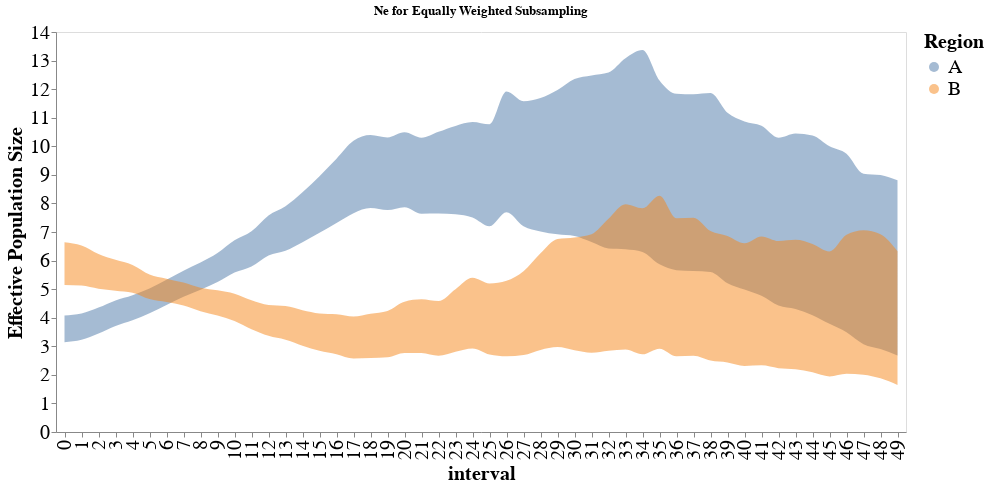

Source (notebook cell):
### Code cell
ne_summary.interval = ne_summary.interval.astype("int")
line = alt.Chart(ne_summary, title = "Ne for Equally Weighted Subsampling").mark_area(interpolate = "monotone", opacity = 0.5).encode(
    alt.X('interval:O', sort = "ascending"),
    alt.Y('lower_hpd_linear_50',axis=alt.Axis(title="Effective Population Size", grid=False)),#,scale=alt.Scale(domain=(0, 13))),
    alt.Y2('upper_hpd_linear_50' ),
    color=alt.Color('deme:N',  legend = alt.Legend(title = "Region", titleFontSize = 20, labelFontSize = 20) )
).properties(
    width=850,
    height=400
)


line.configure_axis(
    labelFontSize=20,
    titleFontSize=20
)

### Figure 1 — Vega-Lite specification as saved in the notebook (floating-point values rounded to 4 significant figures)
{"config": {"view": {"continuousWidth": 400, "continuousHeight": 300}, "axis": {"labelFontSize": 20, "titleFontSize": 20}}, "data": {"name": "data-f37d5d578e6d6f3e847f76e8dae28e97"}, "mark": {"type": "area", "interpolate": "monotone", "opacity": 0.5}, "encoding": {"color": {"field": "deme", "legend": {"labelFontSize": 20, "title": "Region", "titleFontSize": 20}, "type": "nominal"}, "x": {"field": "interval", "sort": "ascending", "type": "ordinal"}, "y": {"axis": {"grid": false, "title": "Effective Population Size"}, "field": "lower_hpd_linear_50", "type": "quantitative"}, "y2": {"field": "upper_hpd_linear_50"}}, "height": 400, "title": "Ne for Equally Weighted Subsampling", "width": 850, "$schema": "https://vega.github.io/schema/vega-lite/v4.17.0.json", "datasets": {"data-f37d5d578e6d6f3e847f76e8dae28e97": [{"deme": "A", "interval": 0, "mean_Ne_log": 1.3, "mean_Ne_linear": 19.94, "median_Ne_log": 1.285, "upper_hpd_log_95": 1.715, "lower_hpd_log_95": 0.9145, "upper_hpd_log_50": 1.406, "lower_hpd_log_50": 1.145, "upper_hpd_linear": 5.556, "lower_hpd_linear": 2.495, "upper_hpd_linear_50": 4.081, "lower_hpd_linear_50": 3.142}, {"deme": "A", "interval": 1, "mean_Ne_log": 1.327, "mean_Ne_linear": 21.22, "median_Ne_log": 1.313, "upper_hpd_log_95": 1.723, "lower_hpd_log_95": 0.953, "upper_hpd_log_50": 1.422, "lower_hpd_log_50": 1.171, "upper_hpd_linear": 5.6, "lower_hpd_linear": 2.593, "upper_hpd_linear_50": 4.147, "lower_hpd_linear_50": 3.226}, {"deme": "A", "interval": 2, "mean_Ne_log": 1.381, "mean_Ne_linear": 24.02, "median_Ne_log": 1.368, "upper_hpd_log_95": 1.733, "lower_hpd_log_95": 1.021, "upper_hpd_log_50": 1.471, "lower_hpd_log_50": 1.238, "upper_hpd_linear": 5.655, "lower_hpd_linear": 2.775, "upper_hpd_linear_50": 4.354, "lower_hpd_linear_50": 3.45}, {"deme": "A", "interval": 3, "mean_Ne_log": 1.435, "mean_Ne_linear": 27.2, "median_Ne_log": 1.421, "upper_hpd_log_95": 1.767, "lower_hpd_log_95": 1.103, "upper_hpd_log_50": 1.527, "lower_hpd_log_50": 1.312, "upper_hpd_linear": 5.854, "lower_hpd_linear": 3.014, "upper_hpd_linear_50": 4.603, "lower_hpd_linear_50": 3.712}, {"deme": "A", "interval": 4, "mean_Ne_log": 1.489, "mean_Ne_linear": 30.8, "median_Ne_log": 1.477, "upper_hpd_log_95": 1.784, "lower_hpd_log_95": 1.166, "upper_hpd_log_50": 1.566, "lower_hpd_log_50": 1.364, "upper_hpd_linear": 5.952, "lower_hpd_linear": 3.208, "upper_hpd_linear_50": 4.787, "lower_hpd_linear_50": 3.913}, {"deme": "A", "interval": 5, "mean_Ne_log": 1.543, "mean_Ne_linear": 34.88, "median_Ne_log": 1.531, "upper_hpd_log_95": 1.817, "lower_hpd_log_95": 1.234, "upper_hpd_log_50": 1.615, "lower_hpd_log_50": 1.425, "upper_hpd_linear": 6.154, "lower_hpd_linear": 3.435, "upper_hpd_linear_50": 5.026, "lower_hpd_linear_50": 4.158}, {"deme": "A", "interval": 6, "mean_Ne_log": 1.597, "mean_Ne_linear": 39.5, "median_Ne_log": 1.585, "upper_hpd_log_95": 1.86, "lower_hpd_log_95": 1.306, "upper_hpd_log_50": 1.673, "lower_hpd_log_50": 1.492, "upper_hpd_linear": 6.421, "lower_hpd_linear": 3.692, "upper_hpd_linear_50": 5.327, "lower_hpd_linear_50": 4.446}, {"deme": "A", "interval": 7, "mean_Ne_log": 1.651, "mean_Ne_linear": 44.73, "median_Ne_log": 1.639, "upper_hpd_log_95": 1.904, "lower_hpd_log_95": 1.376, "upper_hpd_log_50": 1.731, "lower_hpd_log_50": 1.555, "upper_hpd_linear": 6.715, "lower_hpd_linear": 3.959, "upper_hpd_linear_50": 5.648, "lower_hpd_linear_50": 4.737}, {"deme": "A", "interval": 8, "mean_Ne_log": 1.705, "mean_Ne_linear": 50.65, "median_Ne_log": 1.692, "upper_hpd_log_95": 1.931, "lower_hpd_log_95": 1.418, "upper_hpd_log_50": 1.78, "lower_hpd_log_50": 1.605, "upper_hpd_linear": 6.898, "lower_hpd_linear": 4.128, "upper_hpd_linear_50": 5.93, "lower_hpd_linear_50": 4.977}, {"deme": "A", "interval": 9, "mean_Ne_log": 1.759, "mean_Ne_linear": 57.35, "median_Ne_log": 1.746, "upper_hpd_log_95": 1.994, "lower_hpd_log_95": 1.485, "upper_hpd_log_50": 1.835, "lower_hpd_log_50": 1.658, "upper_hpd_linear": 7.344, "lower_hpd_linear": 4.416, "upper_hpd_linear_50": 6.264, "lower_hpd_linear_50": 5.249}, {"deme": "A", "interval": 10, "mean_Ne_log": 1.813, "mean_Ne_linear": 64.94, "median_Ne_log": 1.799, "upper_hpd_log_95": 2.072, "lower_hpd_log_95": 1.55, "upper_hpd_log_50": 1.903, "lower_hpd_log_50": 1.719, "upper_hpd_linear": 7.938, "lower_hpd_linear": 4.709, "upper_hpd_linear_50": 6.708, "lower_hpd_linear_50": 5.581}, {"deme": "A", "interval": 11, "mean_Ne_log": 1.866, "mean_Ne_linear": 73.54, "median_Ne_log": 1.854, "upper_hpd_log_95": 2.119, "lower_hpd_log_95": 1.576, "upper_hpd_log_50": 1.949, "lower_hpd_log_50": 1.757, "upper_hpd_linear": 8.319, "lower_hpd_linear": 4.836, "upper_hpd_linear_50": 7.024, "lower_hpd_linear_50": 5.795}, {"deme": "A", "interval": 12, "mean_Ne_log": 1.92, "mean_Ne_linear": 83.27, "median_Ne_log": 1.908, "upper_hpd_log_95": 2.192, "lower_hpd_log_95": 1.621, "upper_hpd_log_50": 2.025, "lower_hpd_log_50": 1.821, "upper_hpd_linear": 8.95, "lower_hpd_linear": 5.059, "upper_hpd_linear_50": 7.578, "lower_hpd_linear_50": 6.18}, {"deme": "A", "interval": 13, "mean_Ne_log": 1.974, "mean_Ne_linear": 94.29, "median_Ne_log": 1.963, "upper_hpd_log_95": 2.274, "lower_hpd_log_95": 1.664, "upper_hpd_log_50": 2.067, "lower_hpd_log_50": 1.847, "upper_hpd_linear": 9.72, "lower_hpd_linear": 5.282, "upper_hpd_linear_50": 7.901, "lower_hpd_linear_50": 6.344}, {"deme": "A", "interval": 14, "mean_Ne_log": 2.028, "mean_Ne_linear": 106.8, "median_Ne_log": 2.016, "upper_hpd_log_95": 2.356, "lower_hpd_log_95": 1.705, "upper_hpd_log_50": 2.127, "lower_hpd_log_50": 1.893, "upper_hpd_linear": 10.54, "lower_hpd_linear": 5.501, "upper_hpd_linear_50": 8.39, "lower_hpd_linear_50": 6.642}, {"deme": "A", "interval": 15, "mean_Ne_log": 2.082, "mean_Ne_linear": 120.9, "median_Ne_log": 2.069, "upper_hpd_log_95": 2.42, "lower_hpd_log_95": 1.722, "upper_hpd_log_50": 2.192, "lower_hpd_log_50": 1.942, "upper_hpd_linear": 11.24, "lower_hpd_linear": 5.595, "upper_hpd_linear_50": 8.952, "lower_hpd_linear_50": 6.97}, {"deme": "A", "interval": 16, "mean_Ne_log": 2.136, "mean_Ne_linear": 136.9, "median_Ne_log": 2.122, "upper_hpd_log_95": 2.507, "lower_hpd_log_95": 1.751, "upper_hpd_log_50": 2.258, "lower_hpd_log_50": 1.99, "upper_hpd_linear": 12.26, "lower_hpd_linear": 5.76, "upper_hpd_linear_50": 9.564, "lower_hpd_linear_50": 7.314}, {"deme": "A", "interval": 17, "mean_Ne_log": 2.19, "mean_Ne_linear": 155.0, "median_Ne_log": 2.176, "upper_hpd_log_95": 2.578, "lower_hpd_log_95": 1.766, "upper_hpd_log_50": 2.321, "lower_hpd_log_50": 2.036, "upper_hpd_linear": 13.17, "lower_hpd_linear": 5.847, "upper_hpd_linear_50": 10.19, "lower_hpd_linear_50": 7.66}, {"deme": "A", "interval": 18, "mean_Ne_log": 2.194, "mean_Ne_linear": 156.5, "median_Ne_log": 2.179, "upper_hpd_log_95": 2.563, "lower_hpd_log_95": 1.777, "upper_hpd_log_50": 2.341, "lower_hpd_log_50": 2.059, "upper_hpd_linear": 12.98, "lower_hpd_linear": 5.913, "upper_hpd_linear_50": 10.39, "lower_hpd_linear_50": 7.838}, {"deme": "A", "interval": 19, "mean_Ne_log": 2.188, "mean_Ne_linear": 154.3, "median_Ne_log": 2.175, "upper_hpd_log_95": 2.556, "lower_hpd_log_95": 1.782, "upper_hpd_log_50": 2.333, "lower_hpd_log_50": 2.05, "upper_hpd_linear": 12.88, "lower_hpd_linear": 5.941, "upper_hpd_linear_50": 10.31, "lower_hpd_linear_50": 7.766}, {"deme": "A", "interval": 20, "mean_Ne_log": 2.182, "mean_Ne_linear": 152.2, "median_Ne_log": 2.174, "upper_hpd_log_95": 2.562, "lower_hpd_log_95": 1.761, "upper_hpd_log_50": 2.35, "lower_hpd_log_50": 2.063, "upper_hpd_linear": 12.96, "lower_hpd_linear": 5.819, "upper_hpd_linear_50": 10.49, "lower_hpd_linear_50": 7.868}, {"deme": "A", "interval": 21, "mean_Ne_log": 2.176, "mean_Ne_linear": 150.1, "median_Ne_log": 2.173, "upper_hpd_log_95": 2.594, "lower_hpd_log_95": 1.73, "upper_hpd_log_50": 2.332, "lower_hpd_log_50": 2.034, "upper_hpd_linear": 13.39, "lower_hpd_linear": 5.639, "upper_hpd_linear_50": 10.3, "lower_hpd_linear_50": 7.642}, {"deme": "A", "interval": 22, "mean_Ne_log": 2.17, "mean_Ne_linear": 148.1, "median_Ne_log": 2.171, "upper_hpd_log_95": 2.64, "lower_hpd_log_95": 1.685, "upper_hpd_log_50": 2.352, "lower_hpd_log_50": 2.034, "upper_hpd_linear": 14.02, "lower_hpd_linear": 5.393, "upper_hpd_linear_50": 10.5, "lower_hpd_linear_50": 7.646}, {"deme": "A", "interval": 23, "mean_Ne_log": 2.164, "mean_Ne_linear": 146.0, "median_Ne_log": 2.172, "upper_hpd_log_95": 2.668, "lower_hpd_log_95": 1.605, "upper_hpd_log_50": 2.371, "lower_hpd_log_50": 2.03, "upper_hpd_linear": 14.42, "lower_hpd_linear": 4.979, "upper_hpd_linear_50": 10.71, "lower_hpd_linear_50": 7.617}, {"deme": "A", "interval": 24, "mean_Ne_log": 2.158, "mean_Ne_linear": 144.0, "median_Ne_log": 2.171, "upper_hpd_log_95": 2.683, "lower_hpd_log_95": 1.512, "upper_hpd_log_50": 2.384, "lower_hpd_log_50": 2.016, "upper_hpd_linear": 14.63, "lower_hpd_linear": 4.535, "upper_hpd_linear_50": 10.85, "lower_hpd_linear_50": 7.506}, {"deme": "A", "interval": 25, "mean_Ne_log": 2.152, "mean_Ne_linear": 142.1, "median_Ne_log": 2.171, "upper_hpd_log_95": 2.769, "lower_hpd_log_95": 1.489, "upper_hpd_log_50": 2.377, "lower_hpd_log_50": 1.974, "upper_hpd_linear": 15.95, "lower_hpd_linear": 4.432, "upper_hpd_linear_50": 10.77, "lower_hpd_linear_50": 7.2}, {"deme": "A", "interval": 26, "mean_Ne_log": 2.146, "mean_Ne_linear": 140.1, "median_Ne_log": 2.173, "upper_hpd_log_95": 2.826, "lower_hpd_log_95": 1.443, "upper_hpd_log_50": 2.478, "lower_hpd_log_50": 2.04, "upper_hpd_linear": 16.87, "lower_hpd_linear": 4.234, "upper_hpd_linear_50": 11.91, "lower_hpd_linear_50": 7.691}, {"deme": "A", "interval": 27, "mean_Ne_log": 2.14, "mean_Ne_linear": 138.2, "median_Ne_log": 2.174, "upper_hpd_log_95": 2.853, "lower_hpd_log_95": 1.356, "upper_hpd_log_50": 2.449, "lower_hpd_log_50": 1.974, "upper_hpd_linear": 17.34, "lower_hpd_linear": 3.881, "upper_hpd_linear_50": 11.58, "lower_hpd_linear_50": 7.2}, {"deme": "A", "interval": 28, "mean_Ne_log": 2.134, "mean_Ne_linear": 136.3, "median_Ne_log": 2.172, "upper_hpd_log_95": 2.926, "lower_hpd_log_95": 1.303, "upper_hpd_log_50": 2.459, "lower_hpd_log_50": 1.949, "upper_hpd_linear": 18.65, "lower_hpd_linear": 3.68, "upper_hpd_linear_50": 11.69, "lower_hpd_linear_50": 7.021}, {"deme": "A", "interval": 29, "mean_Ne_log": 2.128, "mean_Ne_linear": 134.4, "median_Ne_log": 2.171, "upper_hpd_log_95": 2.975, "lower_hpd_log_95": 1.225, "upper_hpd_log_50": 2.483, "lower_hpd_log_50": 1.934, "upper_hpd_linear": 19.59, "lower_hpd_linear": 3.404, "upper_hpd_linear_50": 11.97, "lower_hpd_linear_50": 6.919}, {"deme": "A", "interval": 30, "mean_Ne_log": 2.122, "mean_Ne_linear": 132.6, "median_Ne_log": 2.167, "upper_hpd_log_95": 3.003, "lower_hpd_log_95": 1.119, "upper_hpd_log_50": 2.514, "lower_hpd_log_50": 1.926, "upper_hpd_linear": 20.15, "lower_hpd_linear": 3.063, "upper_hpd_linear_50": 12.35, "lower_hpd_linear_50": 6.86}, {"deme": "A", "interval": 31, "mean_Ne_log": 2.117, "mean_Ne_linear": 130.8, "median_Ne_log": 2.166, "upper_hpd_log_95": 3.042, "lower_hpd_log_95": 1.013, "upper_hpd_log_50": 2.524, "lower_hpd_log_50": 1.894, "upper_hpd_linear": 20.94, "lower_hpd_linear": 2.755, "upper_hpd_linear_50": 12.48, "lower_hpd_linear_50": 6.649}, {"deme": "A", "interval": 32, "mean_Ne_log": 2.111, "mean_Ne_linear": 129.0, "median_Ne_log": 2.161, "upper_hpd_log_95": 3.105, "lower_hpd_log_95": 0.939, "upper_hpd_log_50": 2.532, "lower_hpd_log_50": 1.86, "upper_hpd_linear": 22.31, "lower_hpd_linear": 2.557, "upper_hpd_linear_50": 12.58, "lower_hpd_linear_50": 6.424}, {"deme": "A", "interval": 33, "mean_Ne_log": 2.105, "mean_Ne_linear": 127.2, "median_Ne_log": 2.155, "upper_hpd_log_95": 3.174, "lower_hpd_log_95": 0.8644, "upper_hpd_log_50": 2.571, "lower_hpd_log_50": 1.856, "upper_hpd_linear": 23.91, "lower_hpd_linear": 2.374, "upper_hpd_linear_50": 13.08, "lower_hpd_linear_50": 6.395}, {"deme": "A", "interval": 34, "mean_Ne_log": 2.094, "mean_Ne_linear": 124.2, "median_Ne_log": 2.149, "upper_hpd_log_95": 3.267, "lower_hpd_log_95": 0.8467, "upper_hpd_log_50": 2.593, "lower_hpd_log_50": 1.841, "upper_hpd_linear": 26.23, "lower_hpd_linear": 2.332, "upper_hpd_linear_50": 13.37, "lower_hpd_linear_50": 6.303}, {"deme": "A", "interval": 35, "mean_Ne_log": 2.061, "mean_Ne_linear": 115.0, "median_Ne_log": 2.114, "upper_hpd_log_95": 3.204, "lower_hpd_log_95": 0.8243, "upper_hpd_log_50": 2.51, "lower_hpd_log_50": 1.769, "upper_hpd_linear": 24.63, "lower_hpd_linear": 2.28, "upper_hpd_linear_50": 12.3, "lower_hpd_linear_50": 5.867}, {"deme": "A", "interval": 36, "mean_Ne_log": 2.028, "mean_Ne_linear": 106.5, "median_Ne_log": 2.082, "upper_hpd_log_95": 3.131, "lower_hpd_log_95": 0.7708, "upper_hpd_log_50": 2.471, "lower_hpd_log_50": 1.734, "upper_hpd_linear": 22.89, "lower_hpd_linear": 2.161, "upper_hpd_linear_50": 11.84, "lower_hpd_linear_50": 5.664}, {"deme": "A", "interval": 37, "mean_Ne_log": 1.994, "mean_Ne_linear": 98.69, "median_Ne_log": 2.042, "upper_hpd_log_95": 3.091, "lower_hpd_log_95": 0.7217, "upper_hpd_log_50": 2.47, "lower_hpd_log_50": 1.729, "upper_hpd_linear": 21.99, "lower_hpd_linear": 2.058, "upper_hpd_linear_50": 11.82, "lower_hpd_linear_50": 5.637}, {"deme": "A", "interval": 38, "mean_Ne_log": 1.961, "mean_Ne_linear": 91.42, "median_Ne_log": 2.007, "upper_hpd_log_95": 3.061, "lower_hpd_log_95": 0.6514, "upper_hpd_log_50": 2.473, "lower_hpd_log_50": 1.723, "upper_hpd_linear": 21.34, "lower_hpd_linear": 1.918, "upper_hpd_linear_50": 11.86, "lower_hpd_linear_50": 5.601}, {"deme": "A", "interval": 39, "mean_Ne_log": 1.928, "mean_Ne_linear": 84.68, "median_Ne_log": 1.973, "upper_hpd_log_95": 3.031, "lower_hpd_log_95": 0.5874, "upper_hpd_log_50": 2.414, "lower_hpd_log_50": 1.65, "upper_hpd_linear": 20.72, "lower_hpd_linear": 1.799, "upper_hpd_linear_50": 11.17, "lower_hpd_linear_50": 5.209}, {"deme": "A", "interval": 40, "mean_Ne_log": 1.895, "mean_Ne_linear": 78.44, "median_Ne_log": 1.936, "upper_hpd_log_95": 3.053, "lower_hpd_log_95": 0.5254, "upper_hpd_log_50": 2.386, "lower_hpd_log_50": 1.606, "upper_hpd_linear": 21.19, "lower_hpd_linear": 1.691, "upper_hpd_linear_50": 10.87, "lower_hpd_linear_50": 4.985}, {"deme": "A", "interval": 41, "mean_Ne_log": 1.861, "mean_Ne_linear": 72.66, "median_Ne_log": 1.9, "upper_hpd_log_95": 3.119, "lower_hpd_log_95": 0.5164, "upper_hpd_log_50": 2.372, "lower_hpd_log_50": 1.562, "upper_hpd_linear": 22.62, "lower_hpd_linear": 1.676, "upper_hpd_linear_50": 10.72, "lower_hpd_linear_50": 4.768}, {"deme": "A", "interval": 42, "mean_Ne_log": 1.828, "mean_Ne_linear": 67.31, "median_Ne_log": 1.864, "upper_hpd_log_95": 3.091, "lower_hpd_log_95": 0.3985, "upper_hpd_log_50": 2.332, "lower_hpd_log_50": 1.487, "upper_hpd_linear": 22.0, "lower_hpd_linear": 1.49, "upper_hpd_linear_50": 10.3, "lower_hpd_linear_50": 4.425}, {"deme": "A", "interval": 43, "mean_Ne_log": 1.795, "mean_Ne_linear": 62.35, "median_Ne_log": 1.829, "upper_hpd_log_95": 3.152, "lower_hpd_log_95": 0.3729, "upper_hpd_log_50": 2.347, "lower_hpd_log_50": 1.459, "upper_hpd_linear": 23.38, "lower_hpd_linear": 1.452, "upper_hpd_linear_50": 10.45, "lower_hpd_linear_50": 4.302}, {"deme": "A", "interval": 44, "mean_Ne_log": 1.762, "mean_Ne_linear": 57.75, "median_Ne_log": 1.792, "upper_hpd_log_95": 3.152, "lower_hpd_log_95": 0.2485, "upper_hpd_log_50": 2.34, "lower_hpd_log_50": 1.408, "upper_hpd_linear": 23.39, "lower_hpd_linear": 1.282, "upper_hpd_linear_50": 10.38, "lower_hpd_linear_50": 4.09}, {"deme": "A", "interval": 45, "mean_Ne_log": 1.728, "mean_Ne_linear": 53.5, "median_Ne_log": 1.755, "upper_hpd_log_95": 3.222, "lower_hpd_log_95": 0.2023, "upper_hpd_log_50": 2.303, "lower_hpd_log_50": 1.331, "upper_hpd_linear": 25.07, "lower_hpd_linear": 1.224, "upper_hpd_linear_50": 10.0, "lower_hpd_linear_50": 3.786}, {"deme": "A", "interval": 46, "mean_Ne_log": 1.695, "mean_Ne_linear": 49.56, "median_Ne_log": 1.719, "upper_hpd_log_95": 3.234, "lower_hpd_log_95": 0.08539, "upper_hpd_log_50": 2.276, "lower_hpd_log_50": 1.25, "upper_hpd_linear": 25.39, "lower_hpd_linear": 1.089, "upper_hpd_linear_50": 9.741, "lower_hpd_linear_50": 3.491}, {"deme": "A", "interval": 47, "mean_Ne_log": 1.662, "mean_Ne_linear": 45.91, "median_Ne_log": 1.679, "upper_hpd_log_95": 3.221, "lower_hpd_log_95": -0.06925, "upper_hpd_log_50": 2.202, "lower_hpd_log_50": 1.123, "upper_hpd_linear": 25.06, "lower_hpd_linear": 0.9331, "upper_hpd_linear_50": 9.04, "lower_hpd_linear_50": 3.075}, {"deme": "A", "interval": 48, "mean_Ne_log": 1.629, "mean_Ne_linear": 42.52, "median_Ne_log": 1.644, "upper_hpd_log_95": 3.412, "lower_hpd_log_95": -0.02579, "upper_hpd_log_50": 2.196, "lower_hpd_log_50": 1.067, "upper_hpd_linear": 30.34, "lower_hpd_linear": 0.9745, "upper_hpd_linear_50": 8.993, "lower_hpd_linear_50": 2.906}, {"deme": "A", "interval": 49, "mean_Ne_log": 1.595, "mean_Ne_linear": 39.39, "median_Ne_log": 1.61, "upper_hpd_log_95": 3.358, "lower_hpd_log_95": -0.2325, "upper_hpd_log_50": 2.176, "lower_hpd_log_50": 0.9857, "upper_hpd_linear": 28.72, "lower_hpd_linear": 0.7925, "upper_hpd_linear_50": 8.807, "lower_hpd_linear_50": 2.68}, {"deme": "B", "interval": 0, "mean_Ne_log": 1.802, "mean_Ne_linear": 63.38, "median_Ne_log": 1.781, "upper_hpd_log_95": 2.21, "lower_hpd_log_95": 1.386, "upper_hpd_log_50": 1.894, "lower_hpd_log_50": 1.639, "upper_hpd_linear": 9.12, "lower_hpd_linear": 4.0, "upper_hpd_linear_50": 6.644, "lower_hpd_linear_50": 5.148}, {"deme": "B", "interval": 1, "mean_Ne_log": 1.787, "mean_Ne_linear": 61.2, "median_Ne_log": 1.766, "upper_hpd_log_95": 2.192, "lower_hpd_log_95": 1.401, "upper_hpd_log_50": 1.877, "lower_hpd_log_50": 1.634, "upper_hpd_linear": 8.951, "lower_hpd_linear": 4.06, "upper_hpd_linear_50": 6.531, "lower_hpd_linear_50": 5.125}, {"deme": "B", "interval": 2, "mean_Ne_log": 1.756, "mean_Ne_linear": 57.08, "median_Ne_log": 1.734, "upper_hpd_log_95": 2.098, "lower_hpd_log_95": 1.381, "upper_hpd_log_50": 1.83, "lower_hpd_log_50": 1.612, "upper_hpd_linear": 8.151, "lower_hpd_linear": 3.978, "upper_hpd_linear_50": 6.233, "lower_hpd_linear_50": 5.015}, {"deme": "B", "interval": 3, "mean_Ne_log": 1.726, "mean_Ne_linear": 53.23, "median_Ne_log": 1.705, "upper_hpd_log_95": 2.045, "lower_hpd_log_95": 1.388, "upper_hpd_log_50": 1.796, "lower_hpd_log_50": 1.599, "upper_hpd_linear": 7.727, "lower_hpd_linear": 4.007, "upper_hpd_linear_50": 6.028, "lower_hpd_linear_50": 4.948}, {"deme": "B", "interval": 4, "mean_Ne_log": 1.696, "mean_Ne_linear": 49.64, "median_Ne_log": 1.676, "upper_hpd_log_95": 1.99, "lower_hpd_log_95": 1.381, "upper_hpd_log_50": 1.766, "lower_hpd_log_50": 1.584, "upper_hpd_linear": 7.317, "lower_hpd_linear": 3.979, "upper_hpd_linear_50": 5.847, "lower_hpd_linear_50": 4.873}, {"deme": "B", "interval": 5, "mean_Ne_log": 1.666, "mean_Ne_linear": 46.3, "median_Ne_log": 1.645, "upper_hpd_log_95": 1.941, "lower_hpd_log_95": 1.357, "upper_hpd_log_50": 1.707, "lower_hpd_log_50": 1.537, "upper_hpd_linear": 6.965, "lower_hpd_linear": 3.883, "upper_hpd_linear_50": 5.512, "lower_hpd_linear_50": 4.652}, {"deme": "B", "interval": 6, "mean_Ne_log": 1.635, "mean_Ne_linear": 43.18, "median_Ne_log": 1.614, "upper_hpd_log_95": 1.914, "lower_hpd_log_95": 1.341, "upper_hpd_log_50": 1.68, "lower_hpd_log_50": 1.515, "upper_hpd_linear": 6.782, "lower_hpd_linear": 3.825, "upper_hpd_linear_50": 5.368, "lower_hpd_linear_50": 4.549}, {"deme": "B", "interval": 7, "mean_Ne_log": 1.605, "mean_Ne_linear": 40.27, "median_Ne_log": 1.582, "upper_hpd_log_95": 1.896, "lower_hpd_log_95": 1.309, "upper_hpd_log_50": 1.655, "lower_hpd_log_50": 1.487, "upper_hpd_linear": 6.658, "lower_hpd_linear": 3.703, "upper_hpd_linear_50": 5.232, "lower_hpd_linear_50": 4.424}, {"deme": "B", "interval": 8, "mean_Ne_log": 1.575, "mean_Ne_linear": 37.55, "median_Ne_log": 1.55, "upper_hpd_log_95": 1.882, "lower_hpd_log_95": 1.269, "upper_hpd_log_50": 1.62, "lower_hpd_log_50": 1.441, "upper_hpd_linear": 6.565, "lower_hpd_linear": 3.559, "upper_hpd_linear_50": 5.052, "lower_hpd_linear_50": 4.226}, {"deme": "B", "interval": 9, "mean_Ne_log": 1.544, "mean_Ne_linear": 35.02, "median_Ne_log": 1.516, "upper_hpd_log_95": 1.896, "lower_hpd_log_95": 1.234, "upper_hpd_log_50": 1.602, "lower_hpd_log_50": 1.405, "upper_hpd_linear": 6.662, "lower_hpd_linear": 3.434, "upper_hpd_linear_50": 4.961, "lower_hpd_linear_50": 4.076}, {"deme": "B", "interval": 10, "mean_Ne_log": 1.514, "mean_Ne_linear": 32.66, "median_Ne_log": 1.483, "upper_hpd_log_95": 1.883, "lower_hpd_log_95": 1.162, "upper_hpd_log_50": 1.577, "lower_hpd_log_50": 1.357, "upper_hpd_linear": 6.572, "lower_hpd_linear": 3.196, "upper_hpd_linear_50": 4.841, "lower_hpd_linear_50": 3.884}, {"deme": "B", "interval": 11, "mean_Ne_log": 1.484, "mean_Ne_linear": 30.46, "median_Ne_log": 1.451, "upper_hpd_log_95": 1.884, "lower_hpd_log_95": 1.096, "upper_hpd_log_50": 1.528, "lower_hpd_log_50": 1.281, "upper_hpd_linear": 6.58, "lower_hpd_linear": 2.991, "upper_hpd_linear_50": 4.609, "lower_hpd_linear_50": 3.599}, {"deme": "B", "interval": 12, "mean_Ne_log": 1.453, "mean_Ne_linear": 28.41, "median_Ne_log": 1.42, "upper_hpd_log_95": 1.915, "lower_hpd_log_95": 1.054, "upper_hpd_log_50": 1.491, "lower_hpd_log_50": 1.213, "upper_hpd_linear": 6.788, "lower_hpd_linear": 2.869, "upper_hpd_linear_50": 4.444, "lower_hpd_linear_50": 3.365}, {"deme": "B", "interval": 13, "mean_Ne_log": 1.423, "mean_Ne_linear": 26.49, "median_Ne_log": 1.388, "upper_hpd_log_95": 1.923, "lower_hpd_log_95": 0.9875, "upper_hpd_log_50": 1.483, "lower_hpd_log_50": 1.172, "upper_hpd_linear": 6.839, "lower_hpd_linear": 2.685, "upper_hpd_linear_50": 4.407, "lower_hpd_linear_50": 3.227}, {"deme": "B", "interval": 14, "mean_Ne_log": 1.393, "mean_Ne_linear": 24.71, "median_Ne_log": 1.357, "upper_hpd_log_95": 1.946, "lower_hpd_log_95": 0.9367, "upper_hpd_log_50": 1.45, "lower_hpd_log_50": 1.106, "upper_hpd_linear": 6.999, "lower_hpd_linear": 2.552, "upper_hpd_linear_50": 4.262, "lower_hpd_linear_50": 3.021}, {"deme": "B", "interval": 15, "mean_Ne_log": 1.363, "mean_Ne_linear": 23.04, "median_Ne_log": 1.325, "upper_hpd_log_95": 1.955, "lower_hpd_log_95": 0.8702, "upper_hpd_log_50": 1.423, "lower_hpd_log_50": 1.044, "upper_hpd_linear": 7.066, "lower_hpd_linear": 2.387, "upper_hpd_linear_50": 4.15, "lower_hpd_linear_50": 2.842}, {"deme": "B", "interval": 16, "mean_Ne_log": 1.332, "mean_Ne_linear": 21.49, "median_Ne_log": 1.294, "upper_hpd_log_95": 1.924, "lower_hpd_log_95": 0.766, "upper_hpd_log_50": 1.416, "lower_hpd_log_50": 1.002, "upper_hpd_linear": 6.845, "lower_hpd_linear": 2.151, "upper_hpd_linear_50": 4.121, "lower_hpd_linear_50": 2.723}, {"deme": "B", "interval": 17, "mean_Ne_log": 1.302, "mean_Ne_linear": 20.04, "median_Ne_log": 1.263, "upper_hpd_log_95": 1.964, "lower_hpd_log_95": 0.7336, "upper_hpd_log_50": 1.397, "lower_hpd_log_50": 0.9439, "upper_hpd_linear": 7.127, "lower_hpd_linear": 2.083, "upper_hpd_linear_50": 4.042, "lower_hpd_linear_50": 2.57}, {"deme": "B", "interval": 18, "mean_Ne_log": 1.301, "mean_Ne_linear": 20.0, "median_Ne_log": 1.264, "upper_hpd_log_95": 1.946, "lower_hpd_log_95": 0.7085, "upper_hpd_log_50": 1.421, "lower_hpd_log_50": 0.9515, "upper_hpd_linear": 7.003, "lower_hpd_linear": 2.031, "upper_hpd_linear_50": 4.14, "lower_hpd_linear_50": 2.59}, {"deme": "B", "interval": 19, "mean_Ne_log": 1.306, "mean_Ne_linear": 20.22, "median_Ne_log": 1.279, "upper_hpd_log_95": 1.958, "lower_hpd_log_95": 0.6959, "upper_hpd_log_50": 1.444, "lower_hpd_log_50": 0.9614, "upper_hpd_linear": 7.085, "lower_hpd_linear": 2.005, "upper_hpd_linear_50": 4.238, "lower_hpd_linear_50": 2.615}, {"deme": "B", "interval": 20, "mean_Ne_log": 1.311, "mean_Ne_linear": 20.45, "median_Ne_log": 1.292, "upper_hpd_log_95": 1.985, "lower_hpd_log_95": 0.6728, "upper_hpd_log_50": 1.518, "lower_hpd_log_50": 1.019, "upper_hpd_linear": 7.282, "lower_hpd_linear": 1.96, "upper_hpd_linear_50": 4.562, "lower_hpd_linear_50": 2.769}, {"deme": "B", "interval": 21, "mean_Ne_log": 1.316, "mean_Ne_linear": 20.68, "median_Ne_log": 1.303, "upper_hpd_log_95": 2.005, "lower_hpd_log_95": 0.6095, "upper_hpd_log_50": 1.536, "lower_hpd_log_50": 1.016, "upper_hpd_linear": 7.427, "lower_hpd_linear": 1.839, "upper_hpd_linear_50": 4.645, "lower_hpd_linear_50": 2.763}, {"deme": "B", "interval": 22, "mean_Ne_log": 1.321, "mean_Ne_linear": 20.92, "median_Ne_log": 1.313, "upper_hpd_log_95": 2.065, "lower_hpd_log_95": 0.5849, "upper_hpd_log_50": 1.522, "lower_hpd_log_50": 0.9809, "upper_hpd_linear": 7.888, "lower_hpd_linear": 1.795, "upper_hpd_linear_50": 4.583, "lower_hpd_linear_50": 2.667}, {"deme": "B", "interval": 23, "mean_Ne_log": 1.325, "mean_Ne_linear": 21.16, "median_Ne_log": 1.327, "upper_hpd_log_95": 2.117, "lower_hpd_log_95": 0.5347, "upper_hpd_log_50": 1.609, "lower_hpd_log_50": 1.032, "upper_hpd_linear": 8.308, "lower_hpd_linear": 1.707, "upper_hpd_linear_50": 4.998, "lower_hpd_linear_50": 2.806}, {"deme": "B", "interval": 24, "mean_Ne_log": 1.33, "mean_Ne_linear": 21.4, "median_Ne_log": 1.339, "upper_hpd_log_95": 2.138, "lower_hpd_log_95": 0.4557, "upper_hpd_log_50": 1.686, "lower_hpd_log_50": 1.072, "upper_hpd_linear": 8.485, "lower_hpd_linear": 1.577, "upper_hpd_linear_50": 5.398, "lower_hpd_linear_50": 2.922}, {"deme": "B", "interval": 25, "mean_Ne_log": 1.335, "mean_Ne_linear": 21.64, "median_Ne_log": 1.35, "upper_hpd_log_95": 2.177, "lower_hpd_log_95": 0.3758, "upper_hpd_log_50": 1.649, "lower_hpd_log_50": 0.9977, "upper_hpd_linear": 8.821, "lower_hpd_linear": 1.456, "upper_hpd_linear_50": 5.201, "lower_hpd_linear_50": 2.712}, {"deme": "B", "interval": 26, "mean_Ne_log": 1.34, "mean_Ne_linear": 21.88, "median_Ne_log": 1.362, "upper_hpd_log_95": 2.222, "lower_hpd_log_95": 0.2953, "upper_hpd_log_50": 1.667, "lower_hpd_log_50": 0.9747, "upper_hpd_linear": 9.228, "lower_hpd_linear": 1.344, "upper_hpd_linear_50": 5.295, "lower_hpd_linear_50": 2.65}, {"deme": "B", "interval": 27, "mean_Ne_log": 1.345, "mean_Ne_linear": 22.13, "median_Ne_log": 1.372, "upper_hpd_log_95": 2.338, "lower_hpd_log_95": 0.2669, "upper_hpd_log_50": 1.728, "lower_hpd_log_50": 0.9915, "upper_hpd_linear": 10.36, "lower_hpd_linear": 1.306, "upper_hpd_linear_50": 5.629, "lower_hpd_linear_50": 2.695}, {"deme": "B", "interval": 28, "mean_Ne_log": 1.35, "mean_Ne_linear": 22.38, "median_Ne_log": 1.381, "upper_hpd_log_95": 2.409, "lower_hpd_log_95": 0.1963, "upper_hpd_log_50": 1.834, "lower_hpd_log_50": 1.056, "upper_hpd_linear": 11.12, "lower_hpd_linear": 1.217, "upper_hpd_linear_50": 6.256, "lower_hpd_linear_50": 2.874}, {"deme": "B", "interval": 29, "mean_Ne_log": 1.355, "mean_Ne_linear": 22.63, "median_Ne_log": 1.393, "upper_hpd_log_95": 2.522, "lower_hpd_log_95": 0.157, "upper_hpd_log_50": 1.911, "lower_hpd_log_50": 1.089, "upper_hpd_linear": 12.46, "lower_hpd_linear": 1.17, "upper_hpd_linear_50": 6.757, "lower_hpd_linear_50": 2.971}, {"deme": "B", "interval": 30, "mean_Ne_log": 1.36, "mean_Ne_linear": 22.89, "median_Ne_log": 1.403, "upper_hpd_log_95": 2.557, "lower_hpd_log_95": 0.04612, "upper_hpd_log_50": 1.919, "lower_hpd_log_50": 1.053, "upper_hpd_linear": 12.9, "lower_hpd_linear": 1.047, "upper_hpd_linear_50": 6.812, "lower_hpd_linear_50": 2.865}, {"deme": "B", "interval": 31, "mean_Ne_log": 1.365, "mean_Ne_linear": 23.15, "median_Ne_log": 1.413, "upper_hpd_log_95": 2.638, "lower_hpd_log_95": -0.03671, "upper_hpd_log_50": 1.935, "lower_hpd_log_50": 1.021, "upper_hpd_linear": 13.99, "lower_hpd_linear": 0.964, "upper_hpd_linear_50": 6.924, "lower_hpd_linear_50": 2.776}, {"deme": "B", "interval": 32, "mean_Ne_log": 1.369, "mean_Ne_linear": 23.41, "median_Ne_log": 1.424, "upper_hpd_log_95": 2.722, "lower_hpd_log_95": -0.1095, "upper_hpd_log_50": 2.01, "lower_hpd_log_50": 1.045, "upper_hpd_linear": 15.21, "lower_hpd_linear": 0.8963, "upper_hpd_linear_50": 7.466, "lower_hpd_linear_50": 2.845}, {"deme": "B", "interval": 33, "mean_Ne_log": 1.374, "mean_Ne_linear": 23.68, "median_Ne_log": 1.431, "upper_hpd_log_95": 2.801, "lower_hpd_log_95": -0.1888, "upper_hpd_log_50": 2.076, "lower_hpd_log_50": 1.059, "upper_hpd_linear": 16.46, "lower_hpd_linear": 0.828, "upper_hpd_linear_50": 7.971, "lower_hpd_linear_50": 2.885}, {"deme": "B", "interval": 34, "mean_Ne_log": 1.375, "mean_Ne_linear": 23.73, "median_Ne_log": 1.434, "upper_hpd_log_95": 2.872, "lower_hpd_log_95": -0.2365, "upper_hpd_log_50": 2.058, "lower_hpd_log_50": 1.0, "upper_hpd_linear": 17.68, "lower_hpd_linear": 0.7894, "upper_hpd_linear_50": 7.83, "lower_hpd_linear_50": 2.719}, {"deme": "B", "interval": 35, "mean_Ne_log": 1.356, "mean_Ne_linear": 22.71, "median_Ne_log": 1.418, "upper_hpd_log_95": 2.775, "lower_hpd_log_95": -0.3079, "upper_hpd_log_50": 2.113, "lower_hpd_log_50": 1.07, "upper_hpd_linear": 16.04, "lower_hpd_linear": 0.735, "upper_hpd_linear_50": 8.271, "lower_hpd_linear_50": 2.916}, {"deme": "B", "interval": 36, "mean_Ne_log": 1.337, "mean_Ne_linear": 21.74, "median_Ne_log": 1.397, "upper_hpd_log_95": 2.795, "lower_hpd_log_95": -0.2674, "upper_hpd_log_50": 2.013, "lower_hpd_log_50": 0.9742, "upper_hpd_linear": 16.36, "lower_hpd_linear": 0.7654, "upper_hpd_linear_50": 7.485, "lower_hpd_linear_50": 2.649}, {"deme": "B", "interval": 37, "mean_Ne_log": 1.318, "mean_Ne_linear": 20.81, "median_Ne_log": 1.379, "upper_hpd_log_95": 2.78, "lower_hpd_log_95": -0.2812, "upper_hpd_log_50": 2.015, "lower_hpd_log_50": 0.9816, "upper_hpd_linear": 16.11, "lower_hpd_linear": 0.7549, "upper_hpd_linear_50": 7.501, "lower_hpd_linear_50": 2.669}, {"deme": "B", "interval": 38, "mean_Ne_log": 1.299, "mean_Ne_linear": 19.92, "median_Ne_log": 1.361, "upper_hpd_log_95": 2.681, "lower_hpd_log_95": -0.4062, "upper_hpd_log_50": 1.951, "lower_hpd_log_50": 0.9163, "upper_hpd_linear": 14.59, "lower_hpd_linear": 0.6661, "upper_hpd_linear_50": 7.034, "lower_hpd_linear_50": 2.5}, {"deme": "B", "interval": 39, "mean_Ne_log": 1.28, "mean_Ne_linear": 19.07, "median_Ne_log": 1.342, "upper_hpd_log_95": 2.72, "lower_hpd_log_95": -0.3785, "upper_hpd_log_50": 1.926, "lower_hpd_log_50": 0.8897, "upper_hpd_linear": 15.18, "lower_hpd_linear": 0.6849, "upper_hpd_linear_50": 6.862, "lower_hpd_linear_50": 2.434}, {"deme": "B", "interval": 40, "mean_Ne_log": 1.261, "mean_Ne_linear": 18.26, "median_Ne_log": 1.323, "upper_hpd_log_95": 2.774, "lower_hpd_log_95": -0.3758, "upper_hpd_log_50": 1.888, "lower_hpd_log_50": 0.8378, "upper_hpd_linear": 16.03, "lower_hpd_linear": 0.6867, "upper_hpd_linear_50": 6.607, "lower_hpd_linear_50": 2.311}, {"deme": "B", "interval": 41, "mean_Ne_log": 1.242, "mean_Ne_linear": 17.47, "median_Ne_log": 1.3, "upper_hpd_log_95": 2.739, "lower_hpd_log_95": -0.4736, "upper_hpd_log_50": 1.924, "lower_hpd_log_50": 0.8476, "upper_hpd_linear": 15.47, "lower_hpd_linear": 0.6228, "upper_hpd_linear_50": 6.846, "lower_hpd_linear_50": 2.334}, {"deme": "B", "interval": 42, "mean_Ne_log": 1.223, "mean_Ne_linear": 16.73, "median_Ne_log": 1.282, "upper_hpd_log_95": 2.736, "lower_hpd_log_95": -0.5574, "upper_hpd_log_50": 1.9, "lower_hpd_log_50": 0.8044, "upper_hpd_linear": 15.42, "lower_hpd_linear": 0.5727, "upper_hpd_linear_50": 6.686, "lower_hpd_linear_50": 2.235}, {"deme": "B", "interval": 43, "mean_Ne_log": 1.204, "mean_Ne_linear": 16.01, "median_Ne_log": 1.261, "upper_hpd_log_95": 2.768, "lower_hpd_log_95": -0.6177, "upper_hpd_log_50": 1.906, "lower_hpd_log_50": 0.7876, "upper_hpd_linear": 15.93, "lower_hpd_linear": 0.5392, "upper_hpd_linear_50": 6.725, "lower_hpd_linear_50": 2.198}, {"deme": "B", "interval": 44, "mean_Ne_log": 1.185, "mean_Ne_linear": 15.33, "median_Ne_log": 1.239, "upper_hpd_log_95": 2.877, "lower_hpd_log_95": -0.6122, "upper_hpd_log_50": 1.884, "lower_hpd_log_50": 0.7365, "upper_hpd_linear": 17.77, "lower_hpd_linear": 0.5422, "upper_hpd_linear_50": 6.581, "lower_hpd_linear_50": 2.089}, {"deme": "B", "interval": 45, "mean_Ne_log": 1.166, "mean_Ne_linear": 14.67, "median_Ne_log": 1.214, "upper_hpd_log_95": 2.91, "lower_hpd_log_95": -0.6892, "upper_hpd_log_50": 1.843, "lower_hpd_log_50": 0.6654, "upper_hpd_linear": 18.35, "lower_hpd_linear": 0.502, "upper_hpd_linear_50": 6.318, "lower_hpd_linear_50": 1.945}, {"deme": "B", "interval": 46, "mean_Ne_log": 1.148, "mean_Ne_linear": 14.04, "median_Ne_log": 1.193, "upper_hpd_log_95": 2.916, "lower_hpd_log_95": -0.7989, "upper_hpd_log_50": 1.932, "lower_hpd_log_50": 0.7133, "upper_hpd_linear": 18.47, "lower_hpd_linear": 0.4498, "upper_hpd_linear_50": 6.901, "lower_hpd_linear_50": 2.041}, {"deme": "B", "interval": 47, "mean_Ne_log": 1.129, "mean_Ne_linear": 13.44, "median_Ne_log": 1.171, "upper_hpd_log_95": 3.011, "lower_hpd_log_95": -0.826, "upper_hpd_log_50": 1.954, "lower_hpd_log_50": 0.6943, "upper_hpd_linear": 20.3, "lower_hpd_linear": 0.4378, "upper_hpd_linear_50": 7.06, "lower_hpd_linear_50": 2.002}, {"deme": "B", "interval": 48, "mean_Ne_log": 1.11, "mean_Ne_linear": 12.87, "median_Ne_log": 1.147, "upper_hpd_log_95": 3.0, "lower_hpd_log_95": -0.97, "upper_hpd_log_50": 1.935, "lower_hpd_log_50": 0.6303, "upper_hpd_linear": 20.08, "lower_hpd_linear": 0.3791, "upper_hpd_linear_50": 6.923, "lower_hpd_linear_50": 1.878}, {"deme": "B", "interval": 49, "mean_Ne_log": 1.091, "mean_Ne_linear": 12.32, "median_Ne_log": 1.127, "upper_hpd_log_95": 3.142, "lower_hpd_log_95": -0.9632, "upper_hpd_log_50": 1.845, "lower_hpd_log_50": 0.4966, "upper_hpd_linear": 23.15, "lower_hpd_linear": 0.3817, "upper_hpd_linear_50": 6.327, "lower_hpd_linear_50": 1.643}]}}
